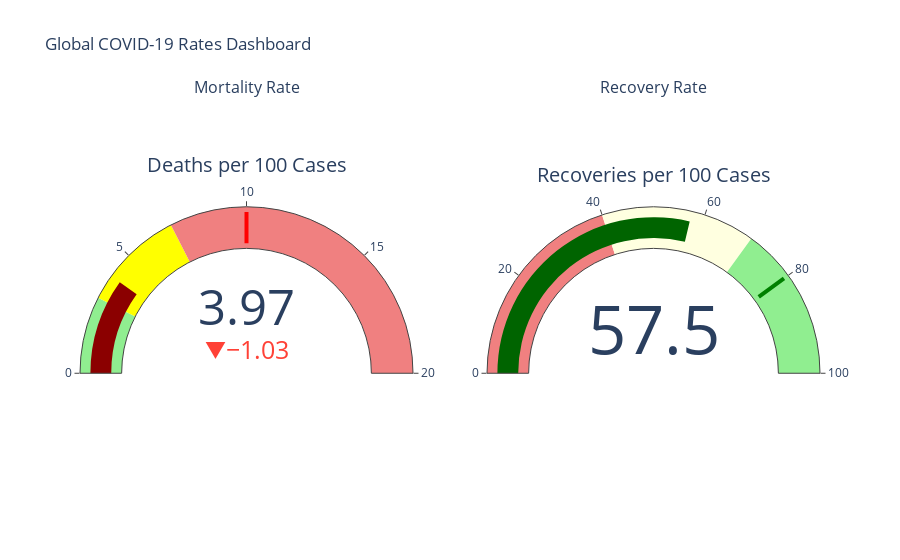

Here is the notebook cell this chart was saved with:
### Markdown cell above
### Visualization 3: Mortality and Recovery Rate Gauges

Gauge charts provide an intuitive way to understand rates at a glance.

### Code cell
# Create subplots for two gauge charts
from plotly.subplots import make_subplots

fig3 = make_subplots(
    rows=1, cols=2,
    specs=[[{'type': 'indicator'}, {'type': 'indicator'}]],
    subplot_titles=('Mortality Rate', 'Recovery Rate')
)

# Mortality Rate Gauge
fig3.add_trace(
    go.Indicator(
        mode="gauge+number+delta",
        value=global_mortality_rate,
        domain={'x': [0, 1], 'y': [0, 1]},
        title={'text': "Deaths per 100 Cases"},
        delta={'reference': 5.0},  # Reference point for comparison
        gauge={
            'axis': {'range': [0, 20]},
            'bar': {'color': "darkred"},
            'steps': [
                {'range': [0, 3], 'color': "lightgreen"},
                {'range': [3, 7], 'color': "yellow"},
                {'range': [7, 20], 'color': "lightcoral"}
            ],
            'threshold': {
                'line': {'color': "red", 'width': 4},
                'thickness': 0.75,
                'value': 10
            }
        }
    ),
    row=1, col=1
)

# Recovery Rate Gauge
fig3.add_trace(
    go.Indicator(
        mode="gauge+number",
        value=global_recovery_rate,
        domain={'x': [0, 1], 'y': [0, 1]},
        title={'text': "Recoveries per 100 Cases"},
        gauge={
            'axis': {'range': [0, 100]},
            'bar': {'color': "darkgreen"},
            'steps': [
                {'range': [0, 40], 'color': "lightcoral"},
                {'range': [40, 70], 'color': "lightyellow"},
                {'range': [70, 100], 'color': "lightgreen"}
            ],
            'threshold': {
                'line': {'color': "green", 'width': 4},
                'thickness': 0.75,
                'value': 80
            }
        }
    ),
    row=1, col=2
)

fig3.update_layout(
    title_text="Global COVID-19 Rates Dashboard",
    height=400
)

fig3.show()

print(f"\nRate Analysis:")
print(f"Mortality Rate: {global_mortality_rate:.2f}%")
print(f"Recovery Rate: {global_recovery_rate:.2f}%")
print(f"\nNote: Lower mortality rate is better. Higher recovery rate is better.")

### Figure 1 — Plotly figure (JSON) as saved in the notebook; plotly's stock layout.template omitted (floating-point values rounded to 4 significant figures)
{"data": [{"delta": {"reference": 5}, "domain": {"x": [0, 0.45], "y": [0, 1]}, "gauge": {"axis": {"range": [0, 20]}, "bar": {"color": "darkred"}, "steps": [{"color": "lightgreen", "range": [0, 3]}, {"color": "yellow", "range": [3, 7]}, {"color": "lightcoral", "range": [7, 20]}], "threshold": {"line": {"color": "red", "width": 4}, "thickness": 0.75, "value": 10}}, "mode": "gauge+number+delta", "title": {"text": "Deaths per 100 Cases"}, "type": "indicator", "value": 3.969}, {"domain": {"x": [0.55, 1], "y": [0, 1]}, "gauge": {"axis": {"range": [0, 100]}, "bar": {"color": "darkgreen"}, "steps": [{"color": "lightcoral", "range": [0, 40]}, {"color": "lightyellow", "range": [40, 70]}, {"color": "lightgreen", "range": [70, 100]}], "threshold": {"line": {"color": "green", "width": 4}, "thickness": 0.75, "value": 80}}, "mode": "gauge+number", "title": {"text": "Recoveries per 100 Cases"}, "type": "indicator", "value": 57.45}], "layout": {"annotations": [{"font": {"size": 16}, "showarrow": false, "text": "Mortality Rate", "x": 0.225, "xanchor": "center", "xref": "paper", "y": 1, "yanchor": "bottom", "yref": "paper"}, {"font": {"size": 16}, "showarrow": false, "text": "Recovery Rate", "x": 0.775, "xanchor": "center", "xref": "paper", "y": 1, "yanchor": "bottom", "yref": "paper"}], "autosize": true, "title": {"text": "Global COVID-19 Rates Dashboard"}}}
